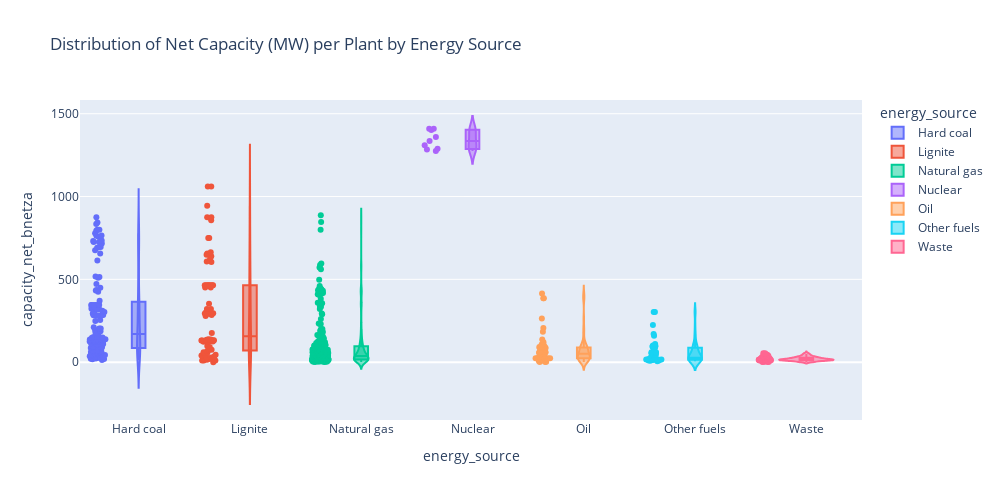

The code cell stored with this chart in its notebook:
### Markdown cell above
#### Violin Plot: Net Capacity (MW) per Conventional Power Plant per Energy Source

### Code cell
# Create a violin plot visualizing the distribution of net capacity per power plant per energy source
fig = px.violin(df_conv_power,
                x='energy_source',
                y='capacity_net_bnetza',
                color='energy_source',
                box=True,  
                points='all',  
                title='Distribution of Net Capacity (MW) per Plant by Energy Source')

fig.update_layout(width=1000, height=500)
show_fig(fig)

### Figure 1 — Plotly figure (JSON) as saved in the notebook; plotly's stock layout.template omitted (floating-point values rounded to 4 significant figures; data arrays with more than 128 entries replaced by an {"elided": "..."} marker saying what was removed)
{"data": [{"alignmentgroup": "True", "box": {"visible": true}, "hovertemplate": "energy_source=%{x}<br>capacity_net_bnetza=%{y}<extra></extra>", "legendgroup": "Hard coal", "marker": {"color": "#636efa"}, "name": "Hard coal", "offsetgroup": "Hard coal", "orientation": "v", "points": "all", "scalegroup": "True", "showlegend": true, "type": "violin", "x": ["Hard coal", "Hard coal", "Hard coal", "Hard coal", "Hard coal", "Hard coal", "Hard coal", "Hard coal", "Hard coal", "Hard coal", "Hard coal", "Hard coal", "Hard coal", "Hard coal", "Hard coal", "Hard coal", "Hard coal", "Hard coal", "Hard coal", "Hard coal", "Hard coal", "Hard coal", "Hard coal", "Hard coal", "Hard coal", "Hard coal", "Hard coal", "Hard coal", "Hard coal", "Hard coal", "Hard coal", "Hard coal", "Hard coal", "Hard coal", "Hard coal", "Hard coal", "Hard coal", "Hard coal", "Hard coal", "Hard coal", "Hard coal", "Hard coal", "Hard coal", "Hard coal", "Hard coal", "Hard coal", "Hard coal", "Hard coal", "Hard coal", "Hard coal", "Hard coal", "Hard coal", "Hard coal", "Hard coal", "Hard coal", "Hard coal", "Hard coal", "Hard coal", "Hard coal", "Hard coal", "Hard coal", "Hard coal", "Hard coal", "Hard coal", "Hard coal", "Hard coal", "Hard coal", "Hard coal", "Hard coal", "Hard coal", "Hard coal", "Hard coal", "Hard coal", "Hard coal", "Hard coal", "Hard coal", "Hard coal", "Hard coal", "Hard coal", "Hard coal", "Hard coal", "Hard coal", "Hard coal", "Hard coal", "Hard coal", "Hard coal", "Hard coal", "Hard coal", "Hard coal", "Hard coal", "Hard coal", "Hard coal", "Hard coal", "Hard coal", "Hard coal", "Hard coal", "Hard coal", "Hard coal", "Hard coal", "Hard coal", "Hard coal", "Hard coal", "Hard coal", "Hard coal", "Hard coal", "Hard coal", "Hard coal", "Hard coal", "Hard coal", "Hard coal", "Hard coal", "Hard coal", "Hard coal", "Hard coal", "Hard coal", "Hard coal", "Hard coal", "Hard coal", "Hard coal"], "x0": " ", "xaxis": "x", "y": [28.0, 336.0, 433.0, 717.0, 124.0, 89.0, 282.0, 282.0, 726.0, 43.3, 119.0, 127.0, 303.0, 350.0, 95.0, 95.0, 113.0, 345.0, 95.0, 133.0, 129.0, 370.0, 725.0, 283.0, 106.0, 17.4, 31.0, 33.0, 33.0, 35.0, 23.0, 61.5, 61.5, 345.0, 345.0, 345.0, 345.0, 676.0, 70.0, 249.0, 293.0, 510.0, 194.0, 123.0, 137.0, 284.0, 765.0, 763.7, 152.0, 152.0, 136.0, 136.0, 125.0, 125.0, 778.0, 133.0, 132.0, 280.0, 449.0, 690.0, 794.0, 66.0, 13.4, 517.0, 834.0, 323.0, 26.0, 110.0, 103.0, 149.0, 324.0, 202.5, 202.5, 255.0, 425.0, 435.0, 843.0, 55.56, 60.4, 68.4, 169.3, 54.0, 875.0, 26.9, 93.0, 303.0, 655.6, 514.0, 50.0, 24.79, 22.6, 45.0, 45.0, 332.7, 318.0, 322.0, 695.0, 695.0, 179.0, 211.0, 96.0, 148.0, 186.0, 310.0, 614.0, 757.0, 61.5, 61.5, 138.5, 138.5, 85.0, 472.0, 19.0, 20.7, 40.0, 735.0, 800.0, 800.0, 731.0], "y0": " ", "yaxis": "y"}, {"alignmentgroup": "True", "box": {"visible": true}, "hovertemplate": "energy_source=%{x}<br>capacity_net_bnetza=%{y}<extra></extra>", "legendgroup": "Lignite", "marker": {"color": "#EF553B"}, "name": "Lignite", "offsetgroup": "Lignite", "orientation": "v", "points": "all", "scalegroup": "True", "showlegend": true, "type": "violin", "x": ["Lignite", "Lignite", "Lignite", "Lignite", "Lignite", "Lignite", "Lignite", "Lignite", "Lignite", "Lignite", "Lignite", "Lignite", "Lignite", "Lignite", "Lignite", "Lignite", "Lignite", "Lignite", "Lignite", "Lignite", "Lignite", "Lignite", "Lignite", "Lignite", "Lignite", "Lignite", "Lignite", "Lignite", "Lignite", "Lignite", "Lignite", "Lignite", "Lignite", "Lignite", "Lignite", "Lignite", "Lignite", "Lignite", "Lignite", "Lignite", "Lignite", "Lignite", "Lignite", "Lignite", "Lignite", "Lignite", "Lignite", "Lignite", "Lignite", "Lignite", "Lignite", "Lignite", "Lignite", "Lignite", "Lignite", "Lignite", "Lignite", "Lignite", "Lignite", "Lignite", "Lignite", "Lignite", "Lignite", "Lignite", "Lignite", "Lignite", "Lignite", "Lignite", "Lignite", "Lignite", "Lignite", "Lignite", "Lignite", "Lignite", "Lignite", "Lignite"], "x0": " ", "xaxis": "x", "y": [875.0, 875.0, 465.0, 465.0, 857.0, 56.8, 90.8, 74.0, 67.0, 176.0, 129.0, 130.0, 124.0, 130.0, 132.0, 128.0, 136.0, 135.0, 138.0, 131.0, 133.0, 284.0, 278.0, 352.0, 40.0, 0.0, 45.0, 98.0, 33.5, 75.3, 60.0, 294.0, 294.0, 292.0, 607.0, 604.0, 297.0, 299.0, 648.0, 628.0, 944.0, 125.0, 125.0, 295.0, 295.0, 15.0, 465.0, 465.0, 465.0, 465.0, 465.0, 465.0, 450.0, 450.0, 750.0, 750.0, 31.0, 123.0, 135.0, 321.0, 321.0, 663.0, 656.0, 19.5, 14.5, 23.22, 20.3, 10.0, 10.0, 23.3, 1060.0, 1060.0, 640.0, 27.5, 45.0, 9.3], "y0": " ", "yaxis": "y"}, {"alignmentgroup": "True", "box": {"visible": true}, "hovertemplate": "energy_source=%{x}<br>capacity_net_bnetza=%{y}<extra></extra>", "legendgroup": "Natural gas", "marker": {"color": "#00cc96"}, "name": "Natural gas", "offsetgroup": "Natural gas", "orientation": "v", "points": "all", "scalegroup": "True", "showlegend": true, "type": "violin", "x": {"elided": "305 str values"}, "x0": " ", "xaxis": "x", "y": {"elided": "305 float values"}, "y0": " ", "yaxis": "y"}, {"alignmentgroup": "True", "box": {"visible": true}, "hovertemplate": "energy_source=%{x}<br>capacity_net_bnetza=%{y}<extra></extra>", "legendgroup": "Nuclear", "marker": {"color": "#ab63fa"}, "name": "Nuclear", "offsetgroup": "Nuclear", "orientation": "v", "points": "all", "scalegroup": "True", "showlegend": true, "type": "violin", "x": ["Nuclear", "Nuclear", "Nuclear", "Nuclear", "Nuclear", "Nuclear", "Nuclear", "Nuclear", "Nuclear"], "x0": " ", "xaxis": "x", "y": [1410.0, 1360.0, 1410.0, 1275.0, 1284.0, 1288.0, 1336.0, 1310.0, 1402.0], "y0": " ", "yaxis": "y"}, {"alignmentgroup": "True", "box": {"visible": true}, "hovertemplate": "energy_source=%{x}<br>capacity_net_bnetza=%{y}<extra></extra>", "legendgroup": "Oil", "marker": {"color": "#FFA15A"}, "name": "Oil", "offsetgroup": "Oil", "orientation": "v", "points": "all", "scalegroup": "True", "showlegend": true, "type": "violin", "x": ["Oil", "Oil", "Oil", "Oil", "Oil", "Oil", "Oil", "Oil", "Oil", "Oil", "Oil", "Oil", "Oil", "Oil", "Oil", "Oil", "Oil", "Oil", "Oil", "Oil", "Oil", "Oil", "Oil", "Oil", "Oil", "Oil", "Oil", "Oil", "Oil", "Oil", "Oil", "Oil", "Oil", "Oil", "Oil", "Oil", "Oil", "Oil", "Oil", "Oil", "Oil", "Oil", "Oil", "Oil", "Oil", "Oil", "Oil", "Oil", "Oil", "Oil", "Oil", "Oil", "Oil", "Oil", "Oil", "Oil"], "x0": " ", "xaxis": "x", "y": [2.8, 184.0, 92.0, 34.0, 17.0, 86.0, 63.5, 63.5, 63.5, 63.5, 86.2, 30.0, 24.8, 17.0, 120.0, 386.0, 386.0, 23.4, 23.4, 23.4, 23.4, 45.0, 25.0, 97.1, 92.5, 77.4, 85.0, 263.5, 88.0, 87.0, 28.0, 34.5, 106.0, 106.0, 59.0, 23.3, 23.3, 23.3, 415.0, 136.0, 24.0, 10.5, 50.5, 50.5, 206.0, 56.0, 60.0, 50.0, 4.8, 11.4, 11.4, 90.0, 0.8, 38.0, 0.5, 19.0], "y0": " ", "yaxis": "y"}, {"alignmentgroup": "True", "box": {"visible": true}, "hovertemplate": "energy_source=%{x}<br>capacity_net_bnetza=%{y}<extra></extra>", "legendgroup": "Other fuels", "marker": {"color": "#19d3f3"}, "name": "Other fuels", "offsetgroup": "Other fuels", "orientation": "v", "points": "all", "scalegroup": "True", "showlegend": true, "type": "violin", "x": ["Other fuels", "Other fuels", "Other fuels", "Other fuels", "Other fuels", "Other fuels", "Other fuels", "Other fuels", "Other fuels", "Other fuels", "Other fuels", "Other fuels", "Other fuels", "Other fuels", "Other fuels", "Other fuels", "Other fuels", "Other fuels", "Other fuels", "Other fuels", "Other fuels", "Other fuels", "Other fuels", "Other fuels", "Other fuels", "Other fuels", "Other fuels", "Other fuels", "Other fuels", "Other fuels", "Other fuels", "Other fuels", "Other fuels", "Other fuels", "Other fuels", "Other fuels", "Other fuels", "Other fuels", "Other fuels", "Other fuels", "Other fuels", "Other fuels", "Other fuels", "Other fuels", "Other fuels", "Other fuels"], "x0": " ", "xaxis": "x", "y": [160.0, 110.0, 60.0, 95.0, 170.0, 23.5, 45.0, 56.0, 19.7, 59.0, 101.0, 225.0, 303.0, 303.0, 8.7, 14.0, 20.0, 87.5, 53.6, 94.5, 97.0, 97.0, 85.0, 6.0, 15.5, 19.2, 15.5, 10.4, 33.6, 38.0, 21.0, 28.0, 10.3, 44.5, 15.0, 15.0, 15.0, 15.0, 15.0, 15.0, 12.5, 26.5, 12.5, 18.0, 16.0, 48.0], "y0": " ", "yaxis": "y"}, {"alignmentgroup": "True", "box": {"visible": true}, "hovertemplate": "energy_source=%{x}<br>capacity_net_bnetza=%{y}<extra></extra>", "legendgroup": "Waste", "marker": {"color": "#FF6692"}, "name": "Waste", "offsetgroup": "Waste", "orientation": "v", "points": "all", "scalegroup": "True", "showlegend": true, "type": "violin", "x": ["Waste", "Waste", "Waste", "Waste", "Waste", "Waste", "Waste", "Waste", "Waste", "Waste", "Waste", "Waste", "Waste", "Waste", "Waste", "Waste", "Waste", "Waste", "Waste", "Waste", "Waste", "Waste", "Waste", "Waste", "Waste", "Waste", "Waste", "Waste", "Waste", "Waste", "Waste", "Waste", "Waste", "Waste", "Waste", "Waste", "Waste", "Waste", "Waste", "Waste", "Waste", "Waste", "Waste", "Waste", "Waste", "Waste", "Waste", "Waste", "Waste", "Waste", "Waste", "Waste", "Waste", "Waste", "Waste", "Waste", "Waste", "Waste", "Waste", "Waste", "Waste", "Waste", "Waste", "Waste", "Waste", "Waste", "Waste", "Waste", "Waste", "Waste", "Waste", "Waste", "Waste", "Waste", "Waste", "Waste", "Waste", "Waste", "Waste", "Waste", "Waste"], "x0": " ", "xaxis": "x", "y": [36.0, 35.0, 34.0, 12.0, 33.0, 48.9, 53.7, 26.0, 46.5, 23.3, 24.0, 13.2, 22.5, 37.5, 38.0, 16.25, 16.25, 12.0, 29.2, 29.2, 2.78, 5.56, 8.65, 22.1, 5.37, 3.88, 18.0, 40.4, 21.1, 9.0, 30.0, 24.4, 19.5, 18.0, 22.0, 27.0, 9.9, 9.5, 44.0, 14.0, 12.5, 13.6, 11.0, 14.6, 15.5, 11.7, 25.5, 16.0, 14.7, 45.1, 13.5, 13.8, 1.5, 2.8, 1.5, 15.7, 28.0, 23.0, 15.6, 14.5, 15.0, 2.5, 14.5, 17.0, 16.0, 54.0, 28.9, 24.0, 12.1, 12.61, 12.5, 10.0, 30.0, 17.0, 11.6, 8.7, 12.0, 33.4, 18.7, 10.5, 18.0], "y0": " ", "yaxis": "y"}], "layout": {"height": 500, "legend": {"title": {"text": "energy_source"}, "tracegroupgap": 0}, "title": {"text": "Distribution of Net Capacity (MW) per Plant by Energy Source"}, "violinmode": "overlay", "width": 1000, "xaxis": {"anchor": "y", "autorange": true, "categoryarray": ["Hard coal", "Lignite", "Natural gas", "Nuclear", "Oil", "Other fuels", "Waste"], "categoryorder": "array", "domain": [0, 1], "range": [-0.527, 6.5], "title": {"text": "energy_source"}, "type": "category"}, "yaxis": {"anchor": "x", "autorange": true, "domain": [0, 1], "range": [-349.4, 1583.0], "title": {"text": "capacity_net_bnetza"}, "type": "linear"}}}
